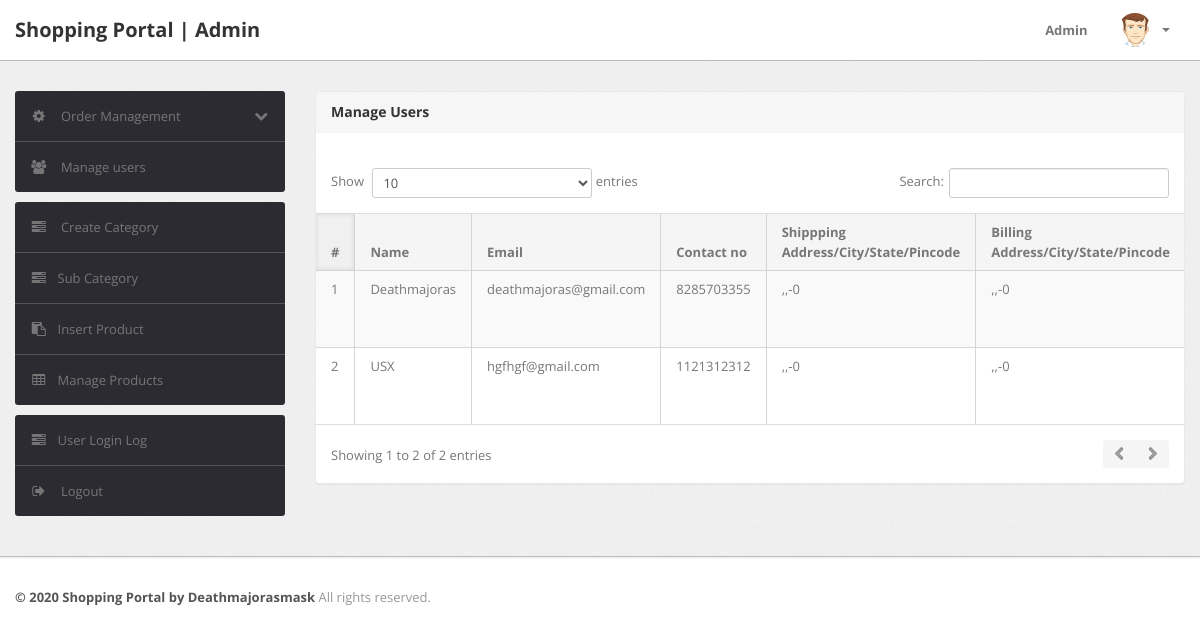
The page /admin/manage-users.php (signed in) on the database its author committed.
### tables this page shows
CREATE TABLE `users` (
  `id` int(11) NOT NULL,
  `name` varchar(255) DEFAULT NULL,
  `email` varchar(255) DEFAULT NULL,
  `contactno` bigint(11) DEFAULT NULL,
  `password` varchar(255) DEFAULT NULL,
  `shippingAddress` longtext,
  `shippingState` varchar(255) DEFAULT NULL,
  `shippingCity` varchar(255) DEFAULT NULL,
  `shippingPincode` int(11) DEFAULT NULL,
  `billingAddress` longtext,
  `billingState` varchar(255) DEFAULT NULL,
  `billingCity` varchar(255) DEFAULT NULL,
  `billingPincode` int(11) DEFAULT NULL,
  `regDate` timestamp NOT NULL DEFAULT CURRENT_TIMESTAMP,
  `updationDate` varchar(255) DEFAULT NULL
);

### admin/manage-users.php (the view, shortened to what this page needs)
<?php
include('include/config.php');
if(strlen($_SESSION['alogin'])==0)
	{
header('location:index.php');
}
else{
?>
<!DOCTYPE html>
<html lang="en">
<head>
	<link type="text/css" href="bootstrap/css/bootstrap.min.css" rel="stylesheet">
	<link type="text/css" href="bootstrap/css/bootstrap-responsive.min.css" rel="stylesheet">
	<link type="text/css" href="css/theme.css" rel="stylesheet">
	<link type="text/css" href="images/icons/css/font-awesome.css" rel="stylesheet">
</head>
<body>
<?php include('include/header.php');?>
	<div class="wrapper">
		<div class="container">
			<div class="row">
<?php include('include/sidebar.php');?>
			<div class="span9">
					<div class="content">
	<div class="module">
							<div class="module-head">
								<h3>Manage Users</h3>
							</div>
							<div class="module-body table">
									<br />
								<table cellpadding="0" cellspacing="0" border="0" class="datatable-1 table table-bordered table-striped	 display" width="100%">
									<thead>
										<tr>
											<th>#</th>
											<th> Name</th>
											<th>Email </th>
											<th>Contact no</th>
											<th>Shippping Address/City/State/Pincode </th>
											<th>Billing Address/City/State/Pincode </th>
										</tr>
									</thead>
									<tbody>
<?php $query=mysqli_query($con,"select * from users");
$cnt=1;
while($row=mysqli_fetch_array($query))
{
?>
										<tr>
											<td><?php echo htmlentities($cnt);?></td>
											<td><?php echo htmlentities($row['name']);?></td>
											<td><?php echo htmlentities($row['email']);?></td>
											<td> <?php echo htmlentities($row['contactno']);?></td>
											<td><?php echo htmlentities($row['shippingAddress'].",".$row['shippingCity'].",".$row['shippingState']."-".$row['shippingPincode']);?></td>
											<td><?php echo htmlentities($row['billingAddress'].",".$row['billingCity'].",".$row['billingState']."-".$row['billingPincode']);?></td>
										<?php $cnt=$cnt+1; } ?>
								</table>
							</div>
						</div>
					</div>
				</div>
			</div>
		</div>
	</div>
<?php include('include/footer.php');?>
</body>
<?php } ?>

### admin/css/theme.css (style rules this page uses)
body { font-size: 13px; font-family: 'Open Sans', Arial, sans-serif; background: #fff; color: #777 }
h1, h2, h3, h4, h5, h6 { color: #333; margin-top: 0 }
h3 { font-size: 20px }
.wrapper { background: url(../images/bg.png) #eee; border-bottom: 1px solid #bbb; -webkit-box-shadow: 0 1px 2px rgba(0,0,0,0.1); -moz-box-shadow: 0 1px 2px rgba(0,0,0,0.1); box-shadow: 0 1px 2px rgba(0,0,0,0.1); padding: 30px 0 }
.module { background: #fff; -webkit-border-radius: 3px; -moz-border-radius: 3px; border-radius: 3px; border: 1px solid #ccc; border-bottom-color: #bbb; -webkit-box-shadow: 0 0 1px rgba(0,0,0,0.2); -moz-box-shadow: 0 0 1px rgba(0,0,0,0.2); box-shadow: 0 0 1px rgba(0,0,0,0.2); margin-bottom: 30px }
.table { margin-bottom: 0 }
.table th, .table td { border-color: #d5d5d5!important }
.table-bordered thead:first-child tr:first-child>th:first-child, .table-bordered tbody:first-child tr:first-child>td:first-child { -webkit-border-top-left-radius: 2px; -moz-border-radius-topleft: 2px; border-top-left-radius: 2px }
.table-bordered thead:last-child tr:last-child>th:first-child, .table-bordered tbody:last-child tr:last-child>td:first-child, .table-bordered tfoot:last-child tr:last-child>td:first-child { -webkit-border-bottom-left-radius: 2px; -moz-border-radius-bottomleft: 2px; border-bottom-left-radius: 2px }
.module { box-shadow: 0 0 3px rgba(0,0,0,.1); border-color: #e9e9e9; margin-bottom: 20px; background-color: #fff; border-radius: 4px; -webkit-box-shadow: 0 1px 1px rgba(0,0,0,.05); box-shadow: 0 1px 1px rgba(0,0,0,.05); }
.module-head { color: #767676; background-color: #f6f6f6; border-color: #e9e9e9; padding: 10px 15px; border-bottom: 1px solid transparent; border-top-right-radius: 3px; border-top-left-radius: 3px; }
.module-head h3 { font-size: 14px; line-height: 20px; height: 20px; margin: 0 }
.module-body { padding: 15px }
.module-body.table { padding: 15px 0 }
.module-body.table .table th, .module-body.table .table td { padding-left: 15px; padding-right: 15px }
.dataTables_wrapper table th { background: #f5f5f5; cursor: pointer }
.dataTables_wrapper table th.sorting_asc, .dataTables_wrapper table th.sorting_desc { background: #f0f0f0; -webkit-box-shadow: 0 0 5px rgba(0,0,0,0.1) inset; -moz-box-shadow: 0 0 5px rgba(0,0,0,0.1) inset; box-shadow: 0 0 5px rgba(0,0,0,0.1) inset }
.dataTables_wrapper .table-bordered { -webkit-border-radius: 0; -moz-border-radius: 0; border-radius: 0; border-left: 0; border-right: 0 }
.dataTables_wrapper .table-bordered thead tr>th:first-child, .dataTables_wrapper .table-bordered tbody tr>td:first-child, .dataTables_wrapper .table-bordered tfoot tr>td:first-child, .dataTables_wrapper .table-bordered tfoot tr>th:first-child { border-left: 0 }
.dataTables_wrapper .table-bordered thead:first-child tr:first-child>th:first-child, .dataTables_wrapper .table-bordered tbody:first-child tr:first-child>td:first-child { -webkit-border-top-left-radius: 0; -moz-border-radius-topleft: 0; border-top-left-radius: 0 }
.dataTables_wrapper .table-bordered thead:last-child tr:last-child>th:first-child, .dataTables_wrapper .table-bordered tbody:last-child tr:last-child>td:first-child, .dataTables_wrapper .table-bordered tfoot:last-child tr:last-child>td:first-child { -webkit-border-bottom-left-radius: 0; -moz-border-radius-bottomleft: 0; border-bottom-left-radius: 0 }

### rows shown on the page
users: name "Deathmajoras", email "deathmajoras@gmail.com", contactno "8285703355", shippingAddress+shippingCity+shippingState ",,-0", billingAddress+billingCity+billingState ",,-0"
users: name "USX", email "hgfhgf@gmail.com", contactno "1121312312", shippingAddress+shippingCity+shippingState ",,-0", billingAddress+billingCity+billingState ",,-0"
